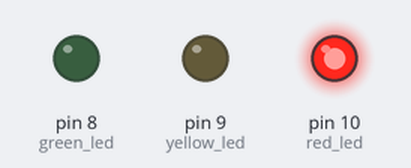
Bench run of a sketch on a simulated Arduino Uno, built with avr-gcc and run on an emulated ATmega328P. Shown: output pins drawn as LEDs (lit = HIGH).

Above: at 1.0 s.
At 2.1 s:
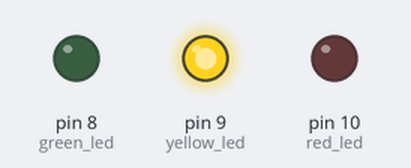
At 3.2 s:
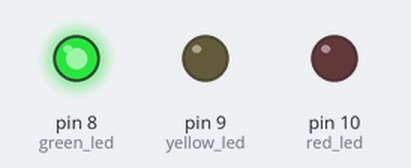
Timing chart, 0 to 5.5 s (numbered marks = the images above):
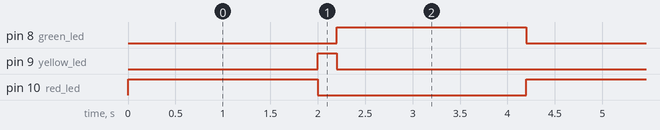

The sketch:

course_4.ino
```cpp
int red_led = 10;
int yellow_led = 9;
int green_led = 8;

void setup() {
  // put your setup code here, to run once:
  for(int i = 8;i<=10;i++)
  {
    pinMode(i,OUTPUT);
  }
}

void loop() {
  // put your main code here, to run repeatedly:
  digitalWrite(red_led,HIGH);
  delay(2000);
  digitalWrite(red_led,LOW);
  digitalWrite(yellow_led,HIGH);
  delay(200);
  digitalWrite(yellow_led,LOW);
  digitalWrite(green_led,HIGH);
  delay(2000);
  digitalWrite(green_led,LOW);
}
```

Measured:
- by itself, pin 8 (green_led), pin 10 (red_led): alternates HIGH for 2.0 s and LOW for 2.2 s
- by itself, pin 9 (yellow_led): alternates HIGH for 0.20 s and LOW for 4.0 s
- by itself, everything shown: repeats every 4.2 s, in 4 steps
